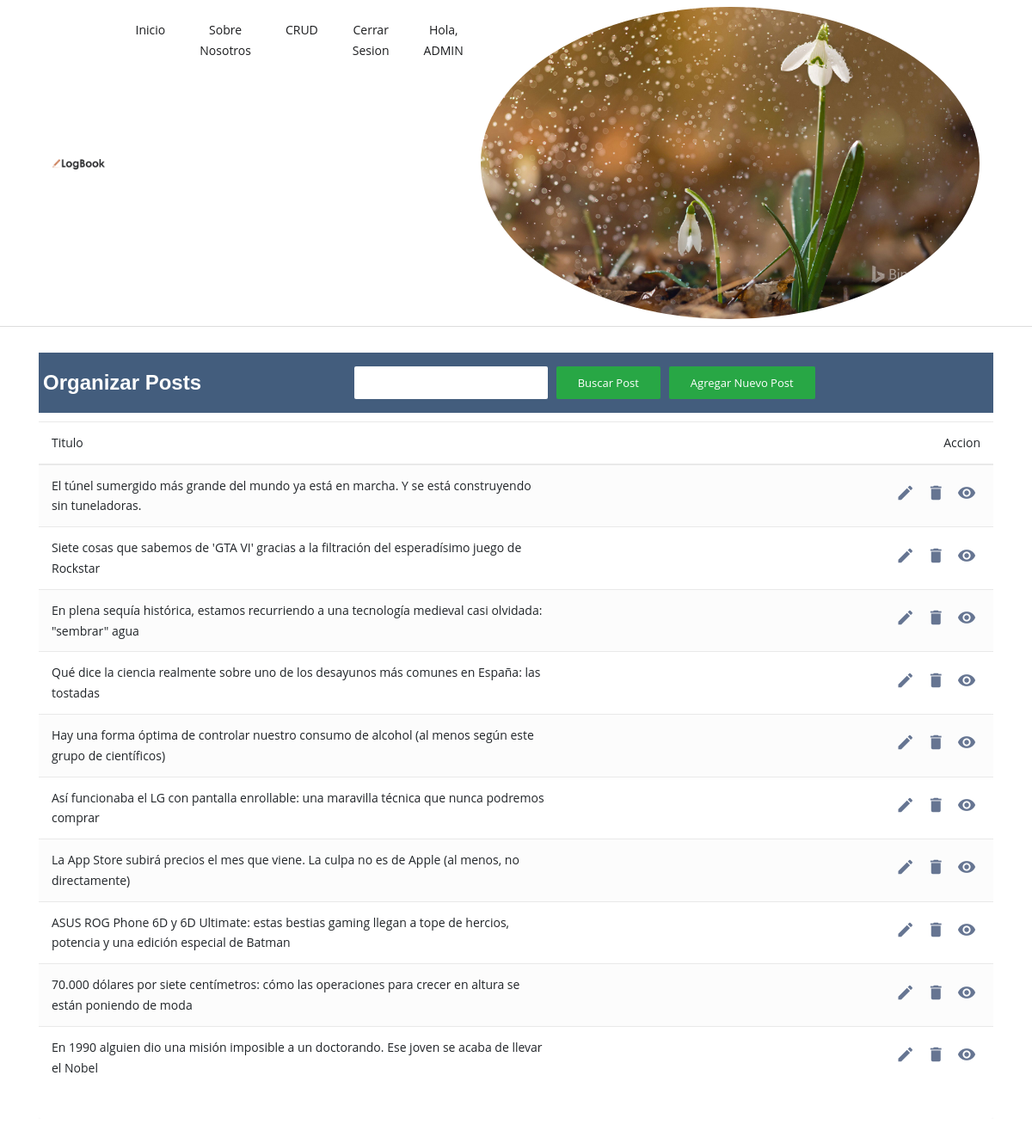
Screenshot of /blogapp/ver_posts/ (signed in) with the database file from the repository.
### users/models.py (models this page shows, shortened)
class Perfil(models.Model):
    usuario = models.OneToOneField(User, on_delete=models.CASCADE)
    imagen = models.ImageField(default="profile_pics/default.jpg", upload_to="profile_pics/")
    imagen_pequenia = ImageSpecField(
        source="imagen",
        processors=[ResizeToFill(50, 50)],
        format="JPEG",
        options={"quality": 100},
    )
    imagen_perfil = ImageSpecField(
        source="imagen",
        processors=[ResizeToFill(200, 200)],
        format="JPEG",
        options={"quality": 100},
    )

### blogapp/models.py (models this page shows, shortened)
class Base(models.Model):
    id = models.AutoField(primary_key=True)
    estado=models.BooleanField(default=True)
    fecha_creacion = models.DateField(auto_now=False, auto_now_add=True)
    fecha_modificacion = models.DateField(auto_now=True, auto_now_add=False)
    fecha_eliminacion = models.DateField(auto_now=True, auto_now_add=False)
    class Meta:
        abstract = True

class Post(Base):
    titulo = models.CharField(max_length=300, unique=True)
    subtitulo = models.CharField(max_length=300, unique=True, null=True, blank=True)
    slug = models.SlugField()
    content = RichTextField()
    imagen_post = models.ImageField(upload_to="images/",null=True, blank=True)
    publicar = models.BooleanField(default=False)
    fecha_creacion = models.DateField(auto_now=True)
    escritor = models.ForeignKey(Escritor, related_name='posts',on_delete=models.CASCADE)
    categoria = models.ForeignKey(Category, on_delete=models.SET_NULL,
        blank=True,
        null=True,
        related_name="posts")
    tag = models.ManyToManyField(to=Tag, related_name="posts", blank=True)
    def get_absolute_url(self):
        return reverse('ver_articulo',args=[self.slug])

### blogapp/views.py (the view)
# urls.py: path( 'ver_posts/',ver_posts,name='ver_posts'),
@login_required()
@user_passes_test(lambda user: user.is_superuser , login_url='/')
def ver_posts(request):
    all_posts = Post.objects.all()
    form = Formulario_post()
    return render(
        request, "crud.html", {"all_posts": all_posts, "form": form, "ver_posts": True}
    )

### blogapp/forms.py
class Formulario_post(ModelForm):
    class Meta:
        model = Post
        fields = "__all__"
        exclude = ["me_gusta", "fecha_creacion"]

### blogapp/models.py (called while the page is built)
    def __str__(self):
        return self.nombre

    def __str__(self):
        return self.nombre

    def __str__(self):
        return self.nombre + " " + self.apellido

### templates/CRUD.html
{% extends 'bases/base_crud.html' %}
{% load static %}
{% block content %}
{% include 'includes/navbar.html' %}
{% include 'includes/section_crud.html' %}
{% endblock %}

### templates/includes/navbar.html (shortened to what this page needs)
{% load static %}
  <header class="sticky-top bg-white border-bottom border-default">
    <div class="container">
       <nav class="navbar navbar-expand-lg navbar-white">
          <a class="navbar-brand" href="{% url 'inicio' %}">
             <img class="img-fluid" width="150px" src="{% static 'images/logo.png' %}" alt="LogBook">
          </a>
          <div class="collapse navbar-collapse text-center" id="navigation">
             <ul class="navbar-nav ml-auto">
                <li class="nav-item">
                   <a class="nav-link" href="{% url 'inicio' %}">Inicio</a>
                </li>
                <li class="nav-item">
                  <a class="nav-link" href="{% url 'sobre_nosotros' %}">Sobre Nosotros</a>
               </li>
               {% if user.is_superuser %}
               <li class="nav-item">
                  <a class="nav-link" href="{% url 'ver_posts' %}">CRUD</a>
               </li>
               {% endif %}
               {% if user.is_authenticated %}
               <li class="nav-item">
                  <a class="nav-link" href="{% url 'cerrar_sesion' %}">Cerrar sesion</a>
               </li>
               <li class="nav-item">
                  <a class="nav-link" href="{% url 'editar_perfil' %}">Hola, {{ user|upper }}</a>
               </li>
               <li >
                  <img loading="lazy" class="mr-3 rounded-circle" src="{{ user.perfil.imagen_pequenia.url }}" alt="Avatar">
               </li>
               {% endif %}
             </ul>
          </div>
       </nav>
    </div>
  </header>

### templates/includes/section_crud.html (shortened to what this page needs)
{% load static %}
{% load widget_tweaks %}
{% if ver_posts %}
<div class="container-xl">
  <div class="table-responsive">
    <div class="table-wrapper">
      <div class="table-title">
        <div class="row">
          <div class="col-sm-4">
            <h2>Organizar <b>Posts</b></h2>
          </div>
          <form action="{% url 'buscar_posts' %}" method='GET' class="">
            <input name="s" type="search" class="search-box-crud widget-search">
            <a type="submit" class="btn btn-success " style="height: 100%;"> <span>Buscar Post</span></a>
          </form>
          <a href="#addEmployeeModal" class="btn btn-success" data-toggle="modal"> <span>Agregar nuevo post</span></a>
        </div>
      </div>
      <table class="table table-striped table-hover">
        <thead>
          <tr>
            <th>Titulo</th>
            <th>Accion</th>
          </tr>
        </thead>
        <tbody>
          {% for post in all_posts %}
          <tr>
            <td>{{ post.titulo }}</td>
            <td>
              <a href="{% url 'actualizar_post' post.slug %}"><i class="material-icons" data-toggle="tooltip"
                  title="Edit">&#xE254;</i></a>
              <a href="{% url 'borrar_post' post.slug %}"><i class="material-icons" data-toggle="tooltip"
                  title="Delete">&#xE872;</i></a>
              <a href="{{ post.get_absolute_url }}"><i class="material-icons" data-toggle="tooltip"
                  title="Delete">&#xe8f4;</i></a>
            </td>
          </tr>
          {% endfor %}
        </tbody>
      </table>
  </div>
</div>
</div>
{% endif %}

### static/css/style.css (style rules this page uses)
body { line-height: 1.7; font-family: "Open Sans", sans-serif; -webkit-font-smoothing: antialiased; color: #696c6d; font-size: 14px; }
h1, h2, h3, h4, h5, h6 { color: #1c1d1f; font-family: "Montserrat", sans-serif; font-weight: 600; line-height: 1.2; }
h2, .h2 { font-size: 36px; }
.btn { font-size: 14px; font-family: "Open Sans", sans-serif; text-transform: capitalize; padding: 8px 25px; border-radius: 50px; border: 1px solid; position: relative; z-index: 1; transition: 0.2s ease; }
body { background-color: #fff; overflow-x: hidden; }
img { vertical-align: middle; border: 0; }
a, a:hover, a:focus { text-decoration: none; }
a, button, select { cursor: pointer; transition: 0.2s ease; }
.border-default { border-color: #ddd !important; }
.nav-item { margin: 0; }
.nav-item .nav-link { text-transform: capitalize; }
.navbar-white .navbar-nav .nav-link { color: #1c1d1f; }
.navbar-expand-lg .navbar-nav .nav-link { padding: 15px 20px; }
.widget-search { position: relative; }

### templates/bases/base_crud.html (style rules this page uses)
.table-responsive { margin: 30px 0; }
.table-wrapper { background: #fff; padding: 20px 0px; border-radius: 3px; min-width: 1000px; box-shadow: 0 1px 1px rgba(0, 0, 0, .05); }
.table-title { padding-bottom: 15px; background: #435d7d; color: #fff; padding: 16px 30px; min-width: 100%; margin: -20px -25px 10px; border-radius: 3px 3px 0 0; }
.table-title h2 { margin: 5px 0 0; font-size: 24px; color: #fff; }
.table-title .btn { color: #fff; float: right; font-size: 13px; border: none; min-width: 50px; border-radius: 2px; border: none; outline: none !important; margin-left: 10px; }
.table-title .btn span { float: left; margin-top: 2px; }
table.table tr th, table.table tr td { border-color: #e9e9e9; padding: 12px 15px; vertical-align: middle; }
table.table tr th:first-child { width: 60px; }
table.table tr th:last-child { width: 100px; text-align: right; }
table.table tr td:first-child { width: 60px; }
table.table tr td:last-child { width: 100px; text-align: right; }
table.table-striped tbody tr:nth-of-type(odd) { background-color: #fcfcfc; }
table.table td:last-child i { opacity: 0.9; font-size: 22px; margin: 0 5px; }
table.table td a { font-weight: bold; color: #566787; display: inline-block; text-decoration: none; outline: none !important; }
table.table td i { font-size: 19px; }
.search-box-crud { background-color: #ffffff; color: rgb(0, 0, 0); float: left; font-size: 13px; min-width: 50px; position: relative; border-radius: 2px; padding: 8px 25px; min-width: 50px; text-align: center; vertical-align: middle; margin: 0; }

### rows the page displays
Post: titulo "El túnel sumergido más grande del mundo ya está en marcha. Y se está construyendo sin tuneladoras."
Post: titulo "Siete cosas que sabemos de 'GTA VI' gracias a la filtración del esperadísimo juego de Rockstar"
Post: titulo "En plena sequía histórica, estamos recurriendo a una tecnología medieval casi olvidada: \"sembrar\" agua"
Post: titulo "Qué dice la ciencia realmente sobre uno de los desayunos más comunes en España: las tostadas"
Post: titulo "Hay una forma óptima de controlar nuestro consumo de alcohol (al menos según este grupo de científicos)"
Post: titulo "Así funcionaba el LG con pantalla enrollable: una maravilla técnica que nunca podremos comprar"
Post: titulo "La App Store subirá precios el mes que viene. La culpa no es de Apple (al menos, no directamente)"
Post: titulo "ASUS ROG Phone 6D y 6D Ultimate: estas bestias gaming llegan a tope de hercios, potencia y una edición especial de Batman"
Post: titulo "70.000 dólares por siete centímetros: cómo las operaciones para crecer en altura se están poniendo de moda"
Post: titulo "En 1990 alguien dio una misión imposible a un doctorando. Ese joven se acaba de llevar el Nobel"

### other values shown
{{ user|upper }} "ADMIN"
